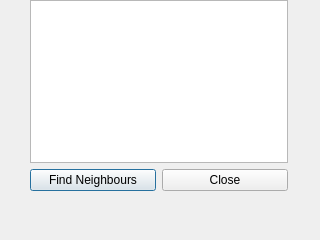
<?xml version="1.0" encoding="UTF-8"?>
<ui version="4.0">
 <class>DialogConfig</class>
 <widget class="QDialog" name="DialogConfig">
  <property name="geometry">
   <rect>
    <x>0</x>
    <y>0</y>
    <width>320</width>
    <height>240</height>
   </rect>
  </property>
  <property name="windowTitle">
   <string>Configuration</string>
  </property>
  <widget class="QWidget" name="">
   <property name="geometry">
    <rect>
     <x>30</x>
     <y>0</y>
     <width>258</width>
     <height>191</height>
    </rect>
   </property>
   <layout class="QGridLayout" name="gridLayout">
    <item row="0" column="0" colspan="2">
     <widget class="QTextBrowser" name="textBrowserConfig"/>
    </item>
    <item row="1" column="0">
     <widget class="QPushButton" name="btnNapping">
      <property name="text">
       <string>Find Neighbours</string>
      </property>
     </widget>
    </item>
    <item row="1" column="1">
     <widget class="QPushButton" name="btnClose">
      <property name="text">
       <string>Close</string>
      </property>
     </widget>
    </item>
   </layout>
  </widget>
 </widget>
 <resources/>
 <connections>
  <connection>
   <sender>btnClose</sender>
   <signal>clicked()</signal>
   <receiver>DialogConfig</receiver>
   <slot>close()</slot>
   <hints>
    <hint type="sourcelabel">
     <x>225</x>
     <y>212</y>
    </hint>
    <hint type="destinationlabel">
     <x>159</x>
     <y>119</y>
    </hint>
   </hints>
  </connection>
 </connections>
</ui>
